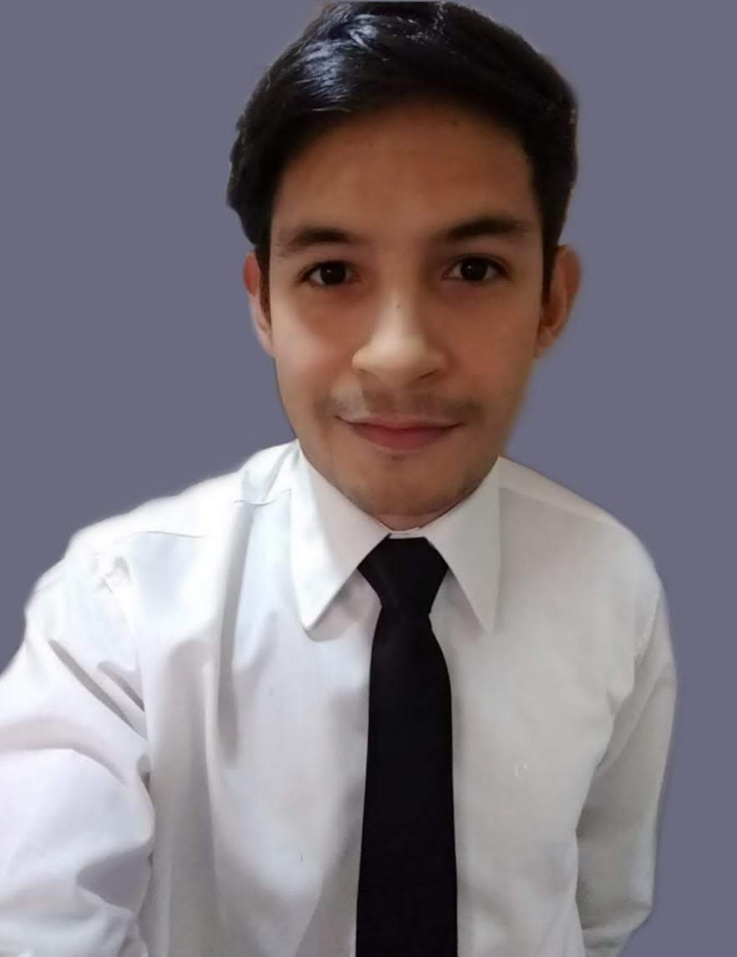
#> input picture photo.jpg, 737 x 957 px, shrunk from 882 x 1145 before the run
$ python convert.py
#> lines starting #> are read from the running program, lines starting #| are printed output that depends on the picture
#Converte Colour Photo Into Black & White

from PIL import Image

open_image = Image.open("photo.jpg")
#> open_image is the input picture: PIL image 737x957 RGB; mean R, G, B 128.3, 119.9, 127.4
convert_to_bw = open_image.convert("L")
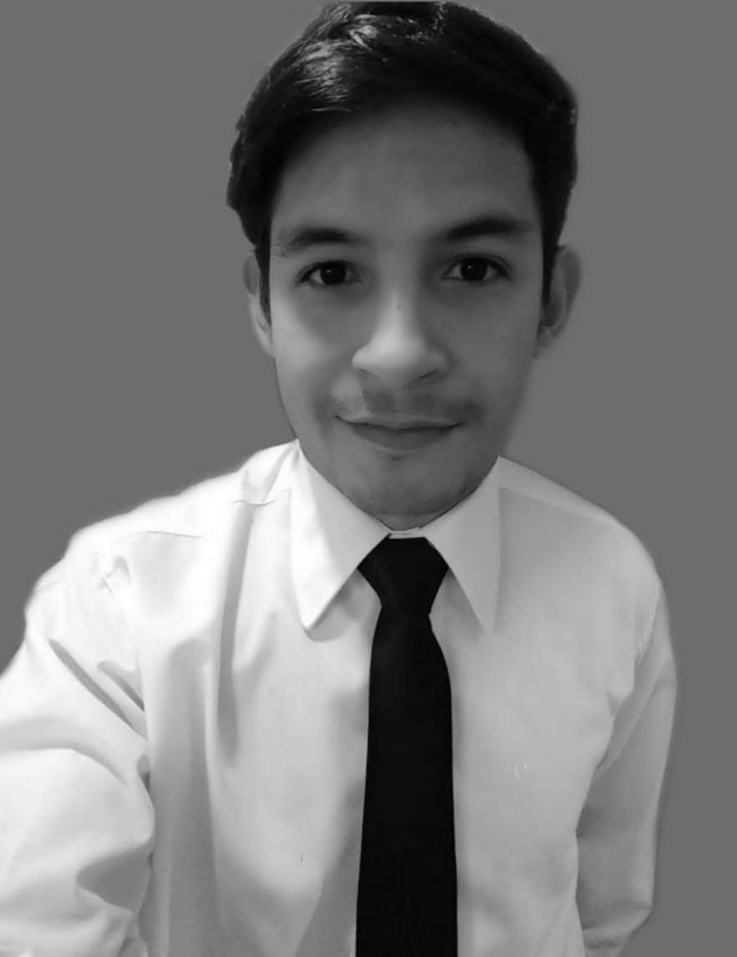
#> convert_to_bw: PIL image 737x957 L; min 0, max 255, mean 123.2
convert_to_bw.show()
convert_to_bw.save("photo_bw.jpg")
